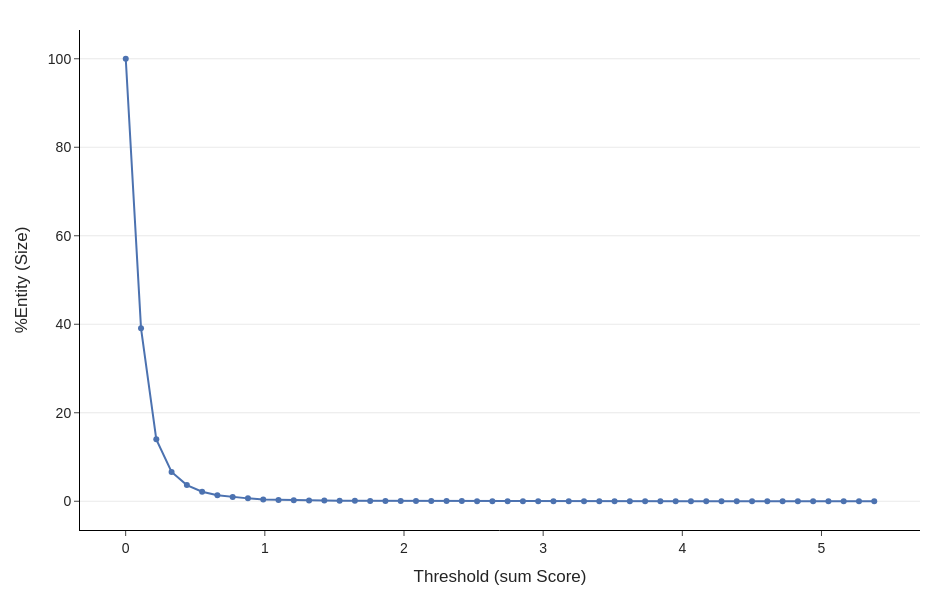

The code cell stored with this chart in its notebook:
### Code cell
fig = line_plot(entities_df=entities_df, col='sum_Score', n_steps=50)
fig.show()

### Figure 1 — Plotly figure (JSON) as saved in the notebook; plotly's stock layout.template omitted (floating-point values rounded to 4 significant figures)
{"data": [{"hovertemplate": "threshold=%{x}<br>%Entity=%{y}<extra></extra>", "legendgroup": "", "line": {"color": "rgb(76,114,176)", "dash": "solid"}, "marker": {"symbol": "circle"}, "mode": "lines+markers", "name": "", "orientation": "v", "showlegend": false, "type": "scatter", "x": [0.0005421, 0.1103, 0.2201, 0.3298, 0.4396, 0.5494, 0.6592, 0.7689, 0.8787, 0.9885, 1.098, 1.208, 1.318, 1.428, 1.537, 1.647, 1.757, 1.867, 1.976, 2.086, 2.196, 2.306, 2.415, 2.525, 2.635, 2.745, 2.855, 2.964, 3.074, 3.184, 3.294, 3.403, 3.513, 3.623, 3.733, 3.842, 3.952, 4.062, 4.172, 4.282, 4.391, 4.501, 4.611, 4.721, 4.83, 4.94, 5.05, 5.16, 5.269, 5.379], "xaxis": "x", "y": [100.0, 39.07, 13.99, 6.626, 3.651, 2.165, 1.378, 0.9365, 0.6529, 0.4038, 0.3093, 0.2388, 0.1856, 0.1512, 0.1134, 0.1014, 0.07389, 0.06358, 0.05327, 0.04983, 0.04124, 0.03265, 0.03093, 0.02406, 0.02062, 0.0189, 0.01546, 0.01375, 0.01375, 0.01031, 0.01031, 0.006873, 0.005155, 0.005155, 0.005155, 0.005155, 0.003437, 0.003437, 0.001718, 0.001718, 0.001718, 0.001718, 0.001718, 0.001718, 0.001718, 0.001718, 0.001718, 0.001718, 0.001718, 0.001718], "yaxis": "y"}], "layout": {"font": {"family": "Arial", "size": 14}, "height": 600, "legend": {"tracegroupgap": 0}, "margin": {"b": 70, "l": 80, "r": 30, "t": 30}, "paper_bgcolor": "white", "plot_bgcolor": "white", "width": 950, "xaxis": {"anchor": "y", "domain": [0, 1], "linecolor": "black", "linewidth": 1, "showgrid": false, "showline": true, "ticks": "outside", "title": {"text": "Threshold (sum Score)"}, "zeroline": false}, "yaxis": {"anchor": "x", "domain": [0, 1], "gridcolor": "lightgray", "gridwidth": 0.5, "linecolor": "black", "linewidth": 1, "showgrid": true, "showline": true, "ticks": "outside", "title": {"text": "%Entity (Size)"}, "zeroline": false}}}
